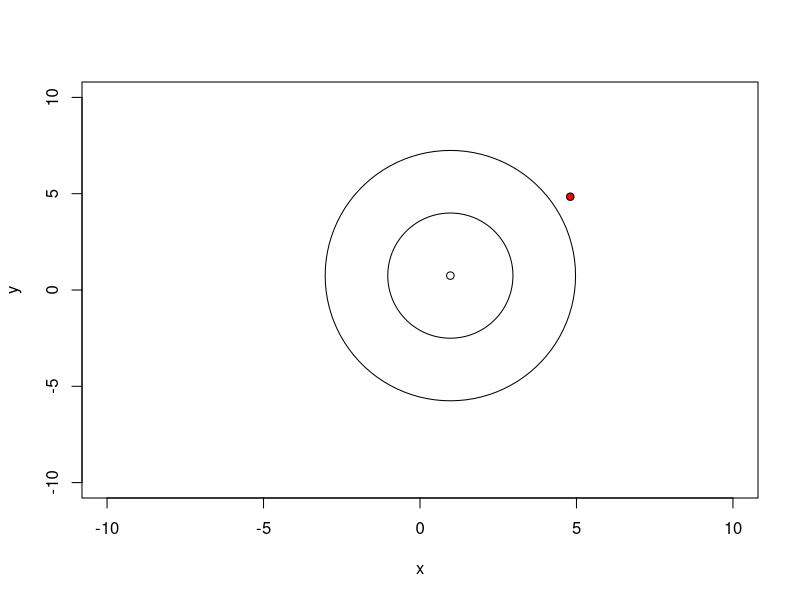

Generate this figure with R:

# 07
holder_x<-numeric()
holder_y<-numeric()

# 00
x <- runif(1,0,2)
y <- runif(1,0,2)

# 08
holder_x <- x
holder_y <- y

# 01
rmin <- 2
rmax <- 2^2

# 02
inner <- (x-rmin)^2+(y-rmin)^2
outer <- (x-rmax)^2+(y-rmax)^2

# 03
library(plotrix)
plot(x,y,xlim=c(-10,10),ylim=c(-10,10))
draw.circle(x,y,rmin)
draw.circle(x,y,rmax)

# 09
#len <- 1:length(holder_x)
#sam_act <- sample(s,1)

# 04
x_sam <- x + runif(1,2,4)
y_sam <- x + runif(1,2,4)

# 10
#x_sam <- holder_x[sam_act] + runif(1,2,4)
#y_sam <- holder_y[sam_act] + runif(1,2,4)

# 05
points(x_sam,y_sam,pch=21,bg="red")

# 06
abs(x - x_sam) > rmin
abs(y - y_sam) > rmin

# abs(holder_x - x_sam) > rmin
# abs(holder_y - y_sam) > rmin

# 08
holder_x <- c(holder_x,x_sam)
holder_y <- c(holder_y,y_sam)



